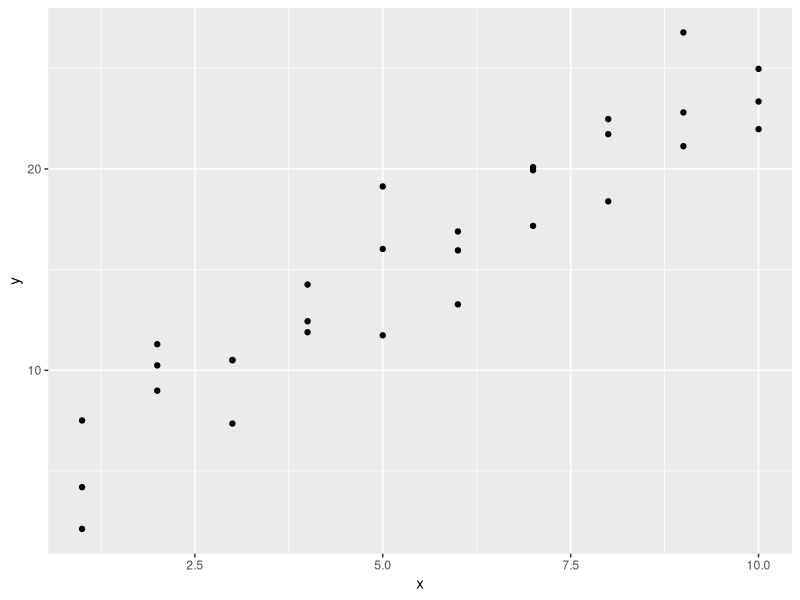
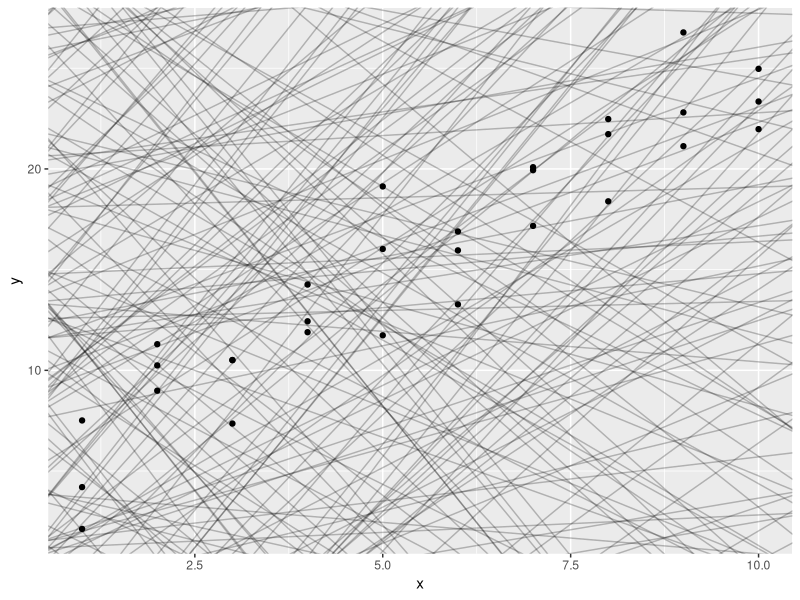
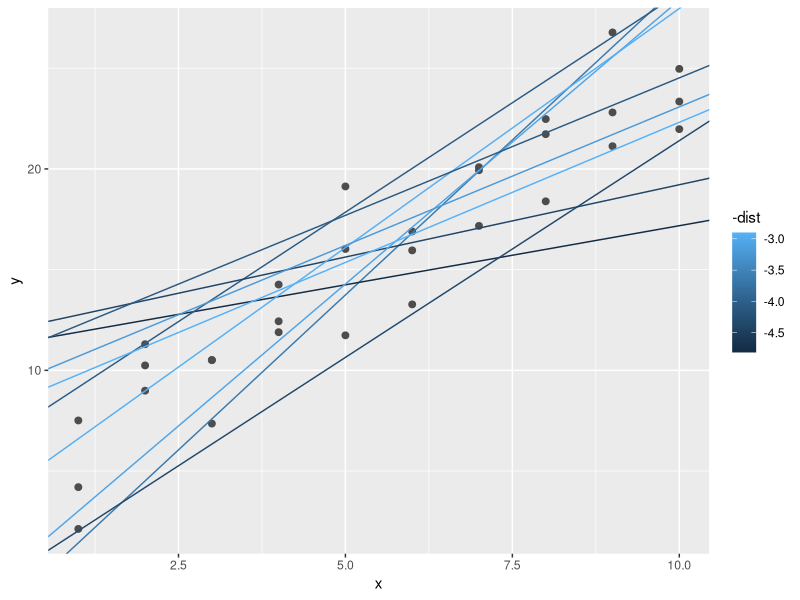
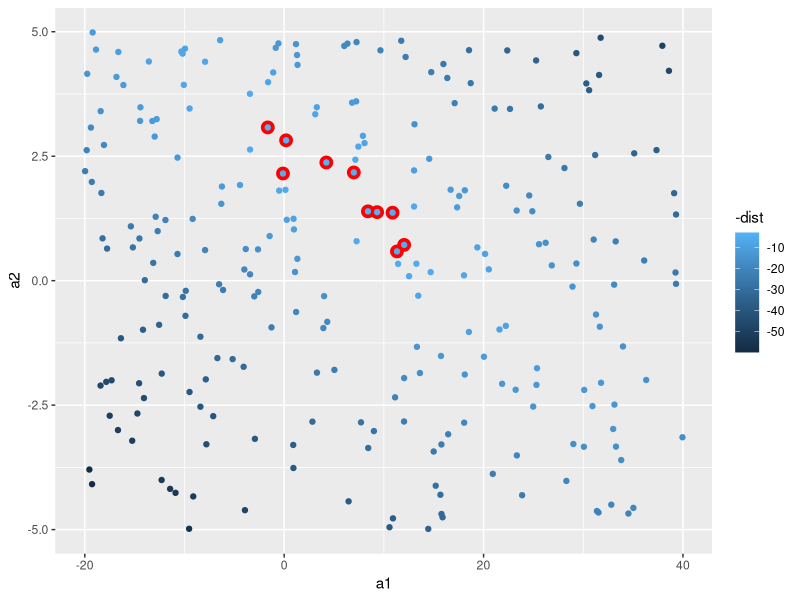
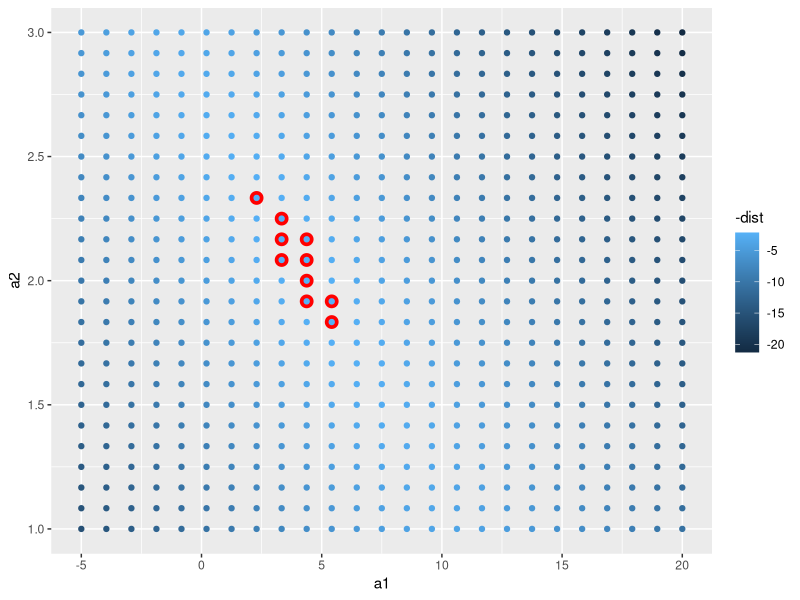
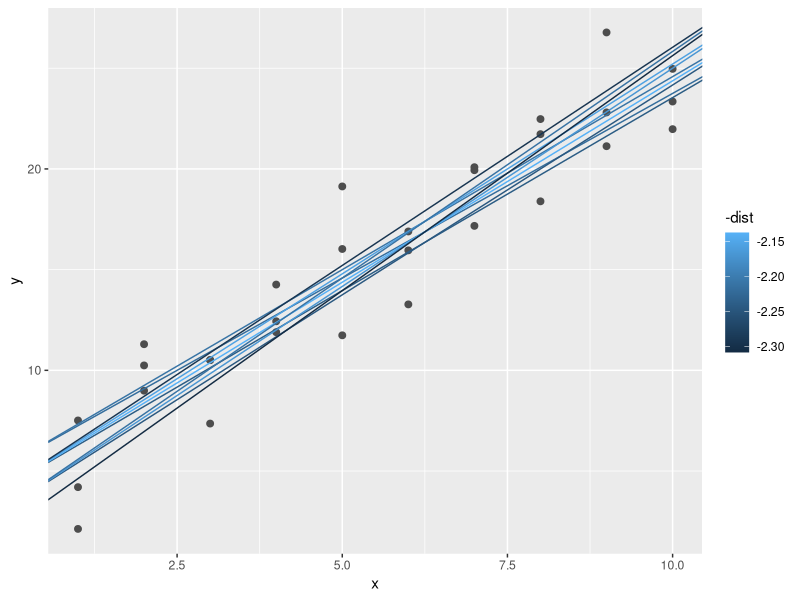
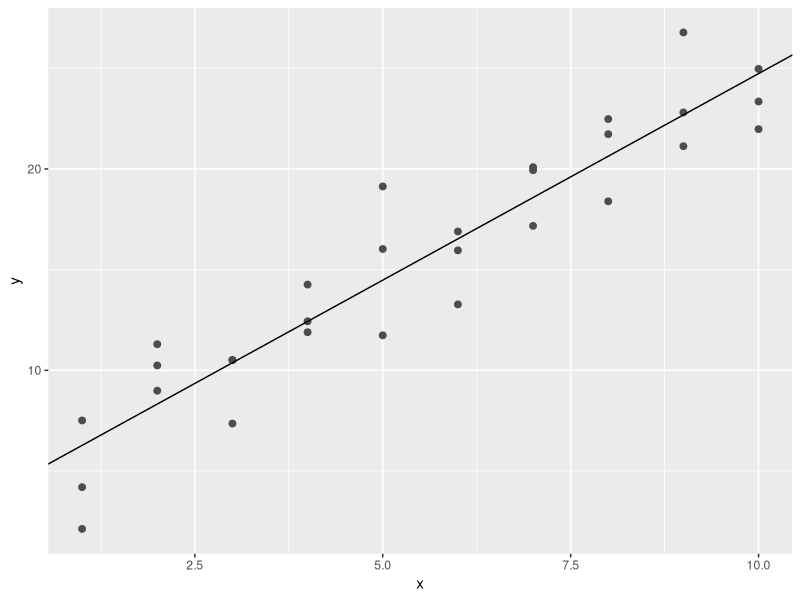
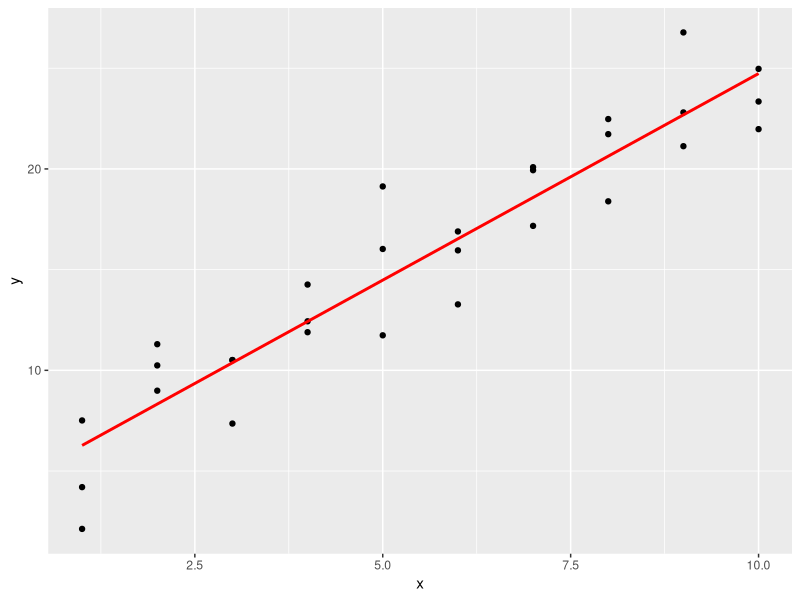

Write R code to recreate these figures, in order.
## ---- chunk 1
library(tidyverse)

library(modelr)
options(na.action = na.warn)
## ---- chunk 2
ggplot(sim1, aes(x, y)) + 
  geom_point()
## ---- chunk 3
models <- tibble(
  a1 = runif(250, -20, 40), # intercept
  a2 = runif(250, -5, 5) # slope
)

ggplot(sim1, aes(x, y)) + 
  geom_abline(aes(intercept = a1, slope = a2), data = models, alpha = 1/4) +
  geom_point()
## ---- chunk 4
model1 <- function(a, data) {
  a[1] + data$x * a[2]
}
model1(c(7, 1.5), sim1)
## ---- chunk 5
measure_distance <- function(mod, data) {
  diff <- data$y - model1(mod, data)
  sqrt(mean(diff ^ 2))
}
measure_distance(c(7, 1.5), sim1)

## ---- chunk 6
sim1_dist <- function(a1, a2) {
  measure_distance(c(a1, a2), sim1)
}

models <- models %>% 
  mutate(dist = purrr::map2_dbl(a1, a2, sim1_dist))
models
## ---- chunk 7
ggplot(sim1, aes(x, y)) + 
  geom_point(size = 2, colour = "grey30") + 
  geom_abline(
    aes(intercept = a1, slope = a2, colour = -dist), 
    data = filter(models, rank(dist) <= 10)
  )
## ---- chunk 8
ggplot(models, aes(a1, a2)) +
  geom_point(data = filter(models, rank(dist) <= 10), size = 4, colour = "red") +
  geom_point(aes(colour = -dist))

## ---- chunk 9
grid <- expand.grid(
  a1 = seq(-5, 20, length = 25),
  a2 = seq(1, 3, length = 25)
  ) %>% 
  mutate(dist = purrr::map2_dbl(a1, a2, sim1_dist))

grid %>% 
  ggplot(aes(a1, a2)) +
  geom_point(data = filter(grid, rank(dist) <= 10), size = 4, colour = "red") +
  geom_point(aes(colour = -dist))
## ---- chunk 10
ggplot(sim1, aes(x, y)) + 
  geom_point(size = 2, colour = "grey30") + 
  geom_abline(
    aes(intercept = a1, slope = a2, colour = -dist), 
    data = filter(grid, rank(dist) <= 10)
  )
## ---- chunk 11
best <- optim(c(0, 0), measure_distance, data = sim1)
best$par # gives back a vector: [intercept, slope]
## ---- chunk 12
ggplot(sim1, aes(x, y)) + 
  geom_point(size = 2, colour = "grey30") + 
  geom_abline(intercept = best$par[1], slope = best$par[2])
## ---- chunk 13
sim1_mod <- lm(y ~ x, data = sim1)
coef(sim1_mod)
## ---- chunk 14
grid <- sim1 %>% 
  data_grid(x) 
grid
## ---- chunk 15
grid <- grid %>% 
  add_predictions(sim1_mod) 
grid
## ---- chunk 16
ggplot(sim1, aes(x)) +
  geom_point(aes(y = y)) +
  geom_line(aes(y = pred), data = grid, colour = "red", size = 1)
## ---- chunk 17
sim1 <- sim1 %>% 
  add_residuals(sim1_mod)
sim1
## ---- chunk 18
ggplot(sim1, aes(resid)) + 
  geom_freqpoly(binwidth = 0.5)
## ---- chunk 19
ggplot(sim1, aes(x, resid)) + 
  geom_ref_line(h = 0) +
  geom_point()
## ---- chunk 20
df <- tribble(
  ~y, ~x1, ~x2,
  4, 2, 5,
  5, 1, 6
)
model_matrix(df, y ~ x1)
## ---- chunk 21
model_matrix(df, y ~ x1 + x2)
## ---- chunk 22
df <- tribble(
  ~ sex, ~ response,
  "male", 1,
  "female", 2,
  "male", 1
)
model_matrix(df, response ~ sex)
## ---- chunk 23
ggplot(sim2) + 
  geom_point(aes(x, y))
## ---- chunk 24
mod2 <- lm(y ~ x, data = sim2)

grid <- sim2 %>% 
  data_grid(x) %>% 
  add_predictions(mod2)
grid

## ---- chunk 25
ggplot(sim2, aes(x)) + 
  geom_point(aes(y = y)) +
  geom_point(data = grid, aes(y = pred), colour = "red", size = 4)
## ---- chunk 26
ggplot(sim3, aes(x1, y)) + 
  geom_point(aes(colour = x2))

## ---- chunk 27
# Multiple linear models
mod1 <- lm(y ~ x1 + x2, data = sim3) # no interaction effect
mod2 <- lm(y ~ x1 * x2, data = sim3) # yes interaction effect
## ---- chunk 28
grid <- sim3 %>% 
  data_grid(x1, x2) %>% 
  gather_predictions(mod1, mod2)
grid
## ---- chunk 29
ggplot(sim3, aes(x1, y, colour = x2)) + 
  geom_point() + 
  geom_line(data = grid, aes(y = pred)) + 
  facet_wrap(~ model)
## ---- chunk 30
sim3 <- sim3 %>% 
  gather_residuals(mod1, mod2)

ggplot(sim3, aes(x1, resid, colour = x2)) + 
  geom_point() + 
  facet_grid(model ~ x2)

## ---- chunk 31
mod1 <- lm(y ~ x1 + x2, data = sim4)
mod2 <- lm(y ~ x1 * x2, data = sim4)

grid <- sim4 %>% 
  data_grid(
    x1 = seq_range(x1, 5), 
    x2 = seq_range(x2, 5) 
  ) %>% 
  gather_predictions(mod1, mod2)
grid
## ---- chunk 32
ggplot(grid, aes(x1, x2)) + 
  geom_tile(aes(fill = pred)) + 
  facet_wrap(~ model)
